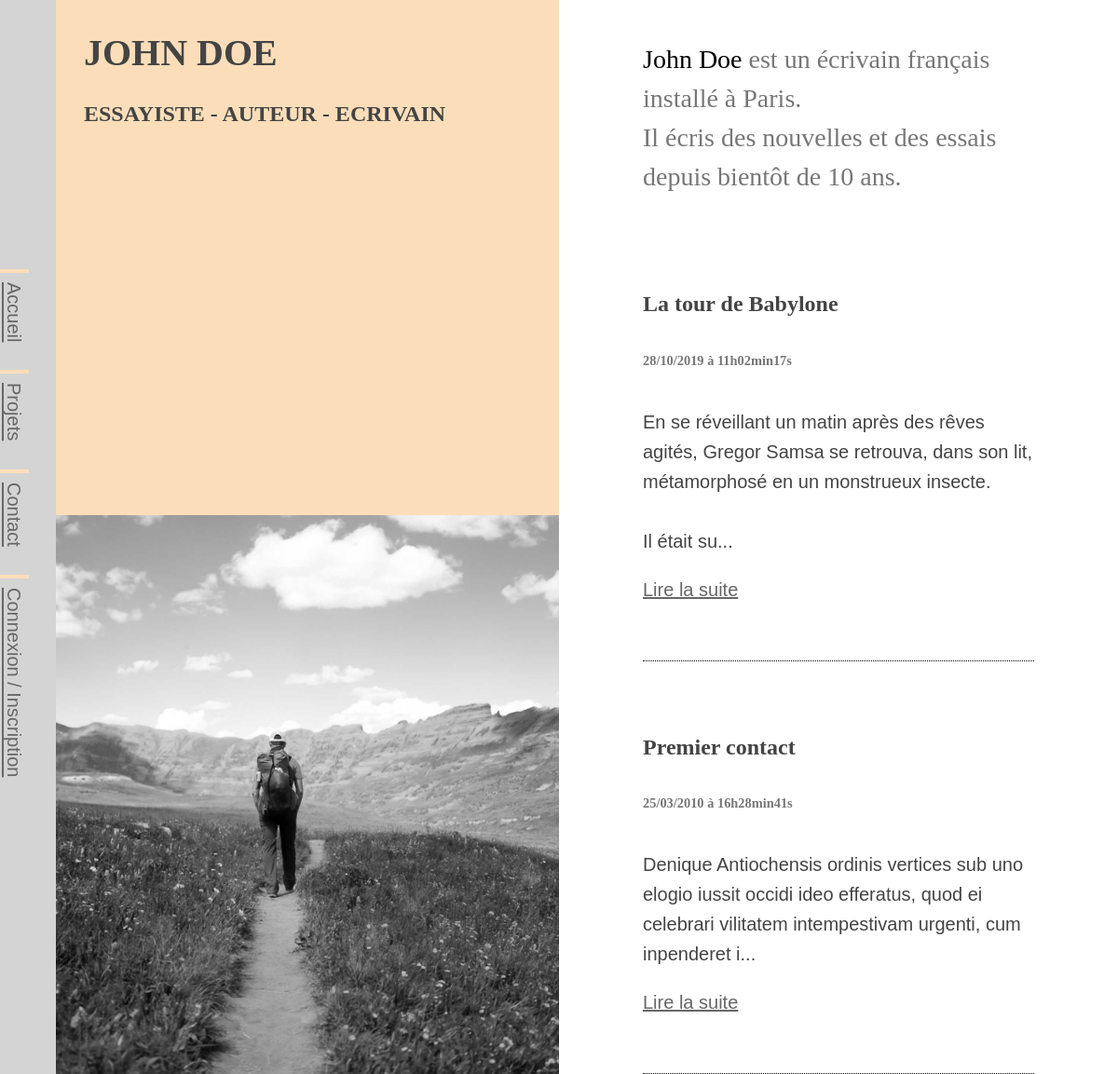
Before: / with the older database file.
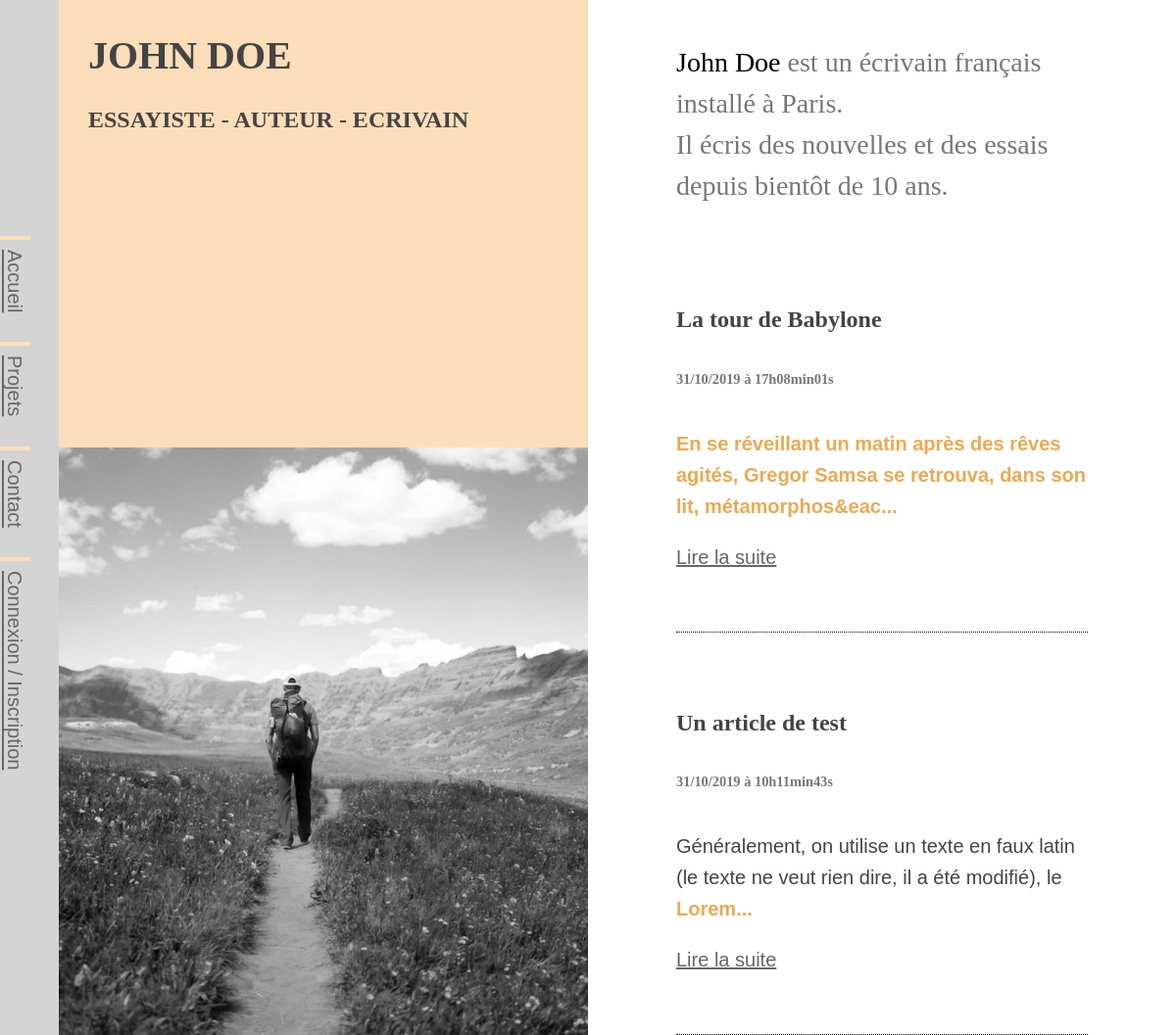
After: the same page with the newer database file.
### tables this page shows
CREATE TABLE `posts` (
  `id` int(11) NOT NULL,
  `title` varchar(255) NOT NULL,
  `content` text NOT NULL,
  `creation_date` datetime NOT NULL,
  `author` varchar(30) NOT NULL
);

### controller/frontend.php (called while the page is built, shortened)
<?php
require('./model/frontend/PostManager.php');
function listPosts()
{
  $postManager = new \SebastienSenechal\Miniblog\Model\Frontend\PostManager();
  $posts = $postManager->getPosts();
  require('./view/frontend/listPostsView.php');
}

### model/frontend/PostManager.php (called while the page is built, shortened)
<?php
class PostManager extends Manager
{
  public function getPosts()
  {
    $db = $this->dbConnect();
    $req = $db->query('SELECT id, title, content, DATE_FORMAT(creation_date, \'%d/%m/%Y à %Hh%imin%ss\') AS creation_date_fr FROM posts ORDER BY creation_date DESC LIMIT 0, 5');
    return $req;
  }
}

### view/frontend/listPostsView.php (the view, shortened to what this page needs)
<header id="main_header">
  <div id="header_content">
    <h1>John Doe<br />
    <span>Essayiste - Auteur - Ecrivain</span></h1>
  </div>
  <figure id="image_home">
    <img src="././public/img/landscape.jpg" alt="">
  </figure>
</header>
<div id="home-grid">
  <section id="list-news">
    <header class="content_header">
      <h2 style="color: #000;font-weight:100;line-height:1.5em;">John Doe <span style="font-size:1em">est un écrivain français installé à Paris.<br />
        Il écris des nouvelles et des essais depuis bientôt de 10 ans.</span></h2>
    </header>
    <?php
    while ($data = $posts->fetch())
    {
    ?>
        <article class="news">
            <h3>
                <?= htmlspecialchars($data['title']) ?><br />
                <span><?= $data['creation_date_fr'] ?></span>
            </h3>
            <p>
                <?= nl2br(substr($data['content'], 0, 150)); ?>...
            </p>
            <p><a href="index.php?action=post&amp;id=<?= $data['id'] ?>">Lire la suite</a></p>
        </article>
    <?php
    }
    ?>
  </section>
</div>
<?php $content = ob_get_clean() ?>
<?php require('view/template.php') ?>

### index.php (shortened to what this page needs)
<?php
require('controller/frontend.php');
try
{
  if(isset($_SESSION['id']))
  {
    if (isset($_GET['action']) && !empty($_GET['action']))
    {
      if ($_GET['action'] == 'dashbord')
      {
        dashbord();
      }
     elseif ($_GET['action'] == 'adminListPosts')
     {
        adminListPosts();
     }
     elseif ($_GET['action'] == 'adminListComments')
     {
        adminListComments();
     }
    elseif ($_GET['action'] == 'deleteComment')
    {
      if (isset($_GET['id']) && $_GET['id'] > 0)
      {
          deleteComment($_GET['id']);
      }
      else
      {
          throw new Exception('Aucun identifiant de commentaire envoyé !');
      }
    }
      elseif ($_GET['action'] == 'adminPost')
      {
        if (isset($_GET['id']) && $_GET['id'] > 0)
        {
          adminPost();
        }
        else
        {
          throw new Exception('Aucun identifiant de chapitre envoyé !');
        }
      }
      elseif ($_GET['action'] == 'adminNewPost')
      {
        adminNewPost();
      }
      elseif ($_GET['action'] == 'createPost')
      {
        if ($_POST['author'] != NULL && $_POST['title'] != NULL && $_POST['content'] != NULL)
        {
          addPost($_POST['author'], $_POST['title'], $_POST['content']);
        }
        else
        {
          throw new Exception('Tous les champs ne sont pas remplis..');
        }
      }
      elseif ($_GET['action'] == 'adminUpdatePost')
      {
          adminUpdatePost();
      }
      elseif ($_GET['action'] == 'updatePost')
      {
        if (isset($_GET['id']) && $_GET['id'] > 0)
        {
          if ($_POST['author'] != NULL && $_POST['title'] != NULL && $_POST['content'] != NULL)
          {
            updatePost($_GET['id'], $_POST['author'], $_POST['title'], $_POST['content']);
          }
          else
          {
            throw new Exception('Tous les champs ne sont pas remplis..');
          }
        }
        else
        {
          throw new Exception('Aucun identifiant de chapitre envoyé !');
        }
      }
     elseif ($_GET['action'] == 'deletePost')
     {
       if (isset($_GET['id']) && $_GET['id'] > 0)
       {
           deletePost($_GET['id']);
       }
       else
       {
           throw new Exception('Aucun identifiant de chapitre envoyé !');
       }
     }
      elseif ($_GET['action'] == 'listPosts')
      {
        listPosts();
      }
      elseif ($_GET['action'] == 'post')
      {
        if (isset($_GET['id']) && $_GET['id'] > 0)
        {
          post();
        }
        else
        {
          throw new Exception('Aucun identifiant de chapitre envoyé !');
        }
      }
      elseif ($_GET['action'] == 'addComment')
      {
          if (isset($_GET['id']) && $_GET['id'] > 0)
          {
              if (!empty($_POST['author']) && !empty($_POST['comment']))
              {
                  addComment($_GET['id'], $_POST['author'], $_POST['comment']);
              }
              else
              {
                  throw new Exception('Tous les champs doivent être remplis !');
              }
          }
          else
          {
              throw new Exception('Aucun identifiant de chapitre envoyé !');
          }
      }
      elseif ($_GET['action'] == 'login')
      {
          login();
      }
      elseif ($_GET['action'] == 'subscription')
      {
        if (!empty($_POST['pseudo']) && !empty($_POST['pass']) && !empty($_POST['pass_confirm']) && !empty($_POST['email']))
        {
          $pseudo = htmlspecialchars($_POST['pseudo']);
          $email = htmlspecialchars($_POST['email']);
          $password_hash = password_hash($_POST['pass'], PASSWORD_DEFAULT);
          if (preg_match("#^[a-z0-9._-]+@[a-z0-9._-]{2,}\.[a-z]{2,4}$#", $_POST['email']))
          {
            if ($_POST['pass'] == $_POST['pass_confirm'])
            {
              registerUser($pseudo, $password_hash, $email);
            }
            else
            {
              throw new Exception('Les 2 mots de passe ne sont pas identiques, recommencez !');
            }
          }
          else
          {
            throw new Exception('L\'adresse email ' . $email . ' n\'est pas valide, recommencez !');
          }
        }
        else
        {
          throw new Exception('Tous les champs doivent être remplis !');
        }
      }
      elseif ($_GET['action'] == 'connect')
      {
        if (!empty($_POST['pseudo']) && !empty($_POST['pass']))
        {
          logUser($_POST['pseudo'], $_POST['pass']);
        }
        else
        {
          throw new Exception('Tous les champs doivent être remplis !');
        }
      }
      elseif ($_GET['action'] == 'logout')
      {
        logoutUser();
      }
    }
    else
    {
      listPosts();
    }
  }
  else
  {
    if (isset($_GET['action']) && !empty($_GET['action']))
    {
      if ($_GET['action'] == 'listPosts')
      {
        listPosts();
      }
      elseif ($_GET['action'] == 'post')
      {
        if (isset($_GET['id']) && $_GET['id'] > 0)
        {
          post();
        }
        else
        {
          throw new Exception('Erreur : aucun identifiant de billet envoyé.');
        }
      }
      elseif ($_GET['action'] == 'addComment')
      {
        if (isset($_GET['id']) && $_GET['id'] > 0)
        {
          if (!empty($_POST['author']) && !empty($_POST['comment']))
          {
            addComment($_GET['id'], $_POST['author'], $_POST['comment']);
          }
          else
          {
            throw new Exception('Erreur : tous les champs doivent être renseignés !');
          }
        }
        else
        {
          throw new Exception('Erreur : aucun identifiant de billet envoyé.');
        }
      }
      elseif ($_GET['action'] == 'login') {
          login();
      }
      elseif ($_GET['action'] == 'subscription')
      {
        if (!empty($_POST['pseudo']) && !empty($_POST['pass']) && !empty($_POST['pass_confirm']) && !empty($_POST['email']))
        {
          $pseudo = htmlspecialchars($_POST['pseudo']);
          $email = htmlspecialchars($_POST['email']);
          $password_hash = password_hash($_POST['pass'], PASSWORD_DEFAULT);
          if (preg_match("#^[a-z0-9._-]+@[a-z0-9._-]{2,}\.[a-z]{2,4}$#", $_POST['email']))
          {
              if ($_POST['pass'] == $_POST['pass_confirm'])
              {
                  registerUser($pseudo, $password_hash, $email);
              }
              else
              {
                  throw new Exception('Les deux mots de passe ne sont pas identiques, recommencez !');
              }
          }
          else
          {
              throw new Exception('L\'adresse email ' . $email . ' n\'est pas valide, recommencez !');
          }
        }
        else
        {
            throw new Exception('Tous les champs doivent être remplis !');
        }
      }
      elseif ($_GET['action'] == 'connect')
      {
        if (!empty($_POST['pseudo']) && !empty($_POST['pass']))
        {
            logUser($_POST['pseudo'], $_POST['pass']);
        }
        else
        {
            throw new Exception('Tous les champs doivent être remplis !');
        }
      }
      elseif ($_GET['action'] == 'logout')
      {
        logoutUser();
      }
    }
    else
    {
      listPosts();
    }
  }
}
catch(Exception $e)
{
  echo 'Erreur : ' . $e->getMessage();
}

### view/template.php (shortened to what this page needs)
<!DOCTYPE html>
<html>
  <head>
    <link href="./public/css/style.css" rel="stylesheet" />
  </head>
  <body>
    <div id="grid">
      <?php include('nav.php') ?>
      <?= $content ?>
    </div>
  </body>
</html>

### view/nav.php
<nav id="main_navigation">
      <ul>
        <li><a href="index.php">Accueil</a></li>
        <li><a href="">Projets</a></li>
        <li><a href="">Contact</a></li>
        <li><a href="index.php?action=login">Connexion / Inscription</a></li>
      </ul>
</nav>

### public/css/style.css (style rules this page uses)
*, *:before, *:after { outline: none; -webkit-box-sizing: inherit; -moz-box-sizing: inherit; box-sizing: inherit; -webkit-font-smoothing: antialiased; -moz-osx-font-smoothing: grayscale; }
html { width: 100vw; height: auto; }
body { margin: 0; padding: 0; width: 100vw; height:auto; color: #444; font-size: 20px; line-height: 30px; scroll-behavior: smooth; overflow:hidden; font-family: 'Nunito Sans', Verdana, sans-serif; }
p, address { font-size:1em;line-height:1.6em;font-weight:400; color:#444; }
a { font-size:1em; line-height:1.6em;font-weight:400; color:#666;text-decoration: underline; }
h1, h2, h3, h4 { font-family: 'Spectral', Georgia, serif; color: #444; }
h1 { text-transform:uppercase;font-weight:800; }
h2 { font-weight:700; }
h3 { font-weight:700; }
strong { font-weight: bold; color: #EEA852; }
h1 { font-size: 2em; line-height: 1.5em; }
h1 span, h2 span, h3 span { font-size : 60%; }
h2 { font-size: 1.4em; }
h3 { font-size:1.2em; line-height: 2.4em; margin-bottom:0px; }
h2 span, h3 span, h4 span, p span { color:#777; }
section { width:50%; margin: 1em auto; }
.news { border-bottom: 1px dotted #000; padding: 2em 0; }
#main_header { width: 50%; height: 100vh; display: flex; flex-direction: column; justify-content: space-between; background: #FBDEB9; color: #666; }
#main_navigation { position: fixed; top: 0; left: 0; height: 100vh; background: #d4d4d4; width: 3em; display: flex; flex-direction: column; justify-content: center; align-items: center; align-content: center; }
#main_navigation ul { list-style: none; margin: 0; padding:0; }
#main_navigation ul li { writing-mode: vertical-rl; text-orientation: mixed; margin-bottom: 1.5em; margin-right:1.5em; padding-top: 10px; border-top: 4px solid #fbdeb9; }
#header_content { padding-left: 4.5em; }
#home-grid { display: -ms-flexbox; display: -webkit-flex; display: flex; -webkit-flex-direction: row; -ms-flex-direction: row; flex-direction: row-reverse; -webkit-flex-wrap: nowrap; -ms-flex-wrap: nowrap; flex-wrap: nowrap; -webkit-justify-content: flex-start; -ms-flex-pack: start; justify-content: flex-start; -webkit-align-content: stretch; -ms-flex-line-pack: stretch; align-content: stretch; -webkit-align-items: stretch; -ms-flex-align: stretch; align-items: stretch; width: 50%; height: 100vh; overflow-y: scroll; }
#list-news { width: 70%; }
#image_home { display: flex; margin: 0 auto; }
#image_home img { width: 50vw; }
#grid { display: flex; flex-direction: row; flex-wrap: nowrap; justify-content: flex-start; align-content: stretch; align-items: stretch; }

Changed rows visible on the page:
removed posts: title "Premier contact", creation_date_fr "25/03/2010 à 16h28min41s", content "Denique Antiochensis ordinis vertices sub uno elogio iussit occidi ideo efferatus, quod ei celebrari vilitatem intempestivam urgenti, cum inpenderet i"
changed posts "La tour de Babylone": creation_date_fr "28/10/2019 à 11h02min17s" → "31/10/2019 à 17h08min01s"; content "En se réveillant un matin après des rêves agités, Gregor Samsa se retrouva, dans son lit, métamorphosé en un monstrueux insecte. Il était su" → "En se réveillant un matin après des rêves agités, Gregor Samsa se retrouva, dans son lit, métamorphos&eac"
added posts: title "Un article de test", creation_date_fr "31/10/2019 à 10h11min43s", content "Généralement, on utilise un texte en faux latin (le texte ne veut rien dire, il a été modifié), le Lorem"
